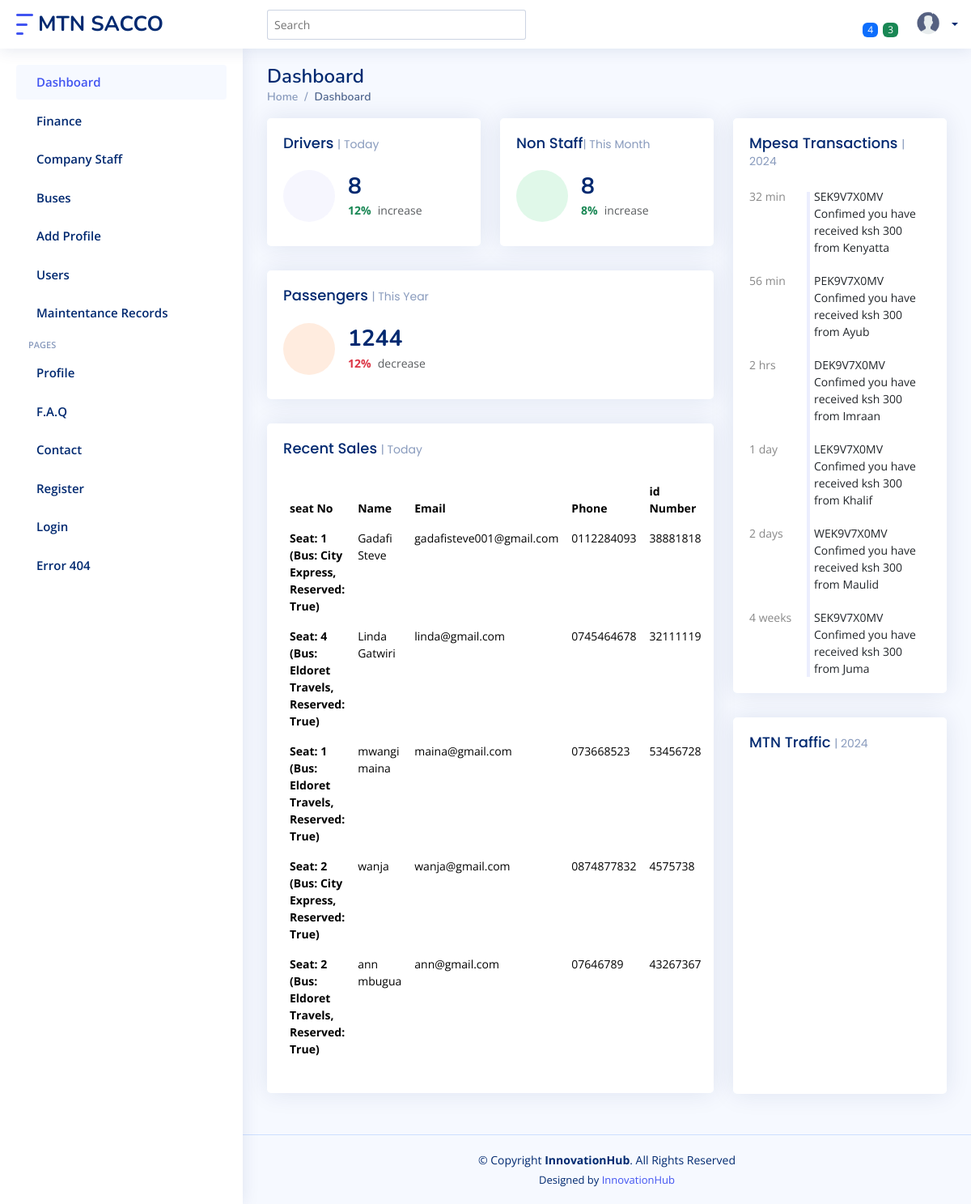
Page /admi_panel on the committed database.
### main/models.py (models this page shows, shortened)
class Booking(models.Model):
    seat = models.OneToOneField(Seat, on_delete=models.CASCADE)
    name = models.CharField(max_length=100)
    email = models.EmailField()
    phone = models.CharField(max_length=100)
    fare = models.DecimalField(max_digits=10 , decimal_places=2)
    identification_number = models.CharField(max_length=50)

class Seat(models.Model):
    bus_schedule = models.ForeignKey(
        TravelSchedule, on_delete=models.CASCADE, null=True, blank=True
    )
    seat_number = models.CharField(max_length=5)
    is_reserved = models.BooleanField(default=False)
    bus = models.ForeignKey(Bus, on_delete=models.CASCADE, null=True, blank=True)  # Link seat to bus
    reservation_time = models.DateTimeField(null=True, blank=True)
    def __str__(self):
          bus_name = self.bus.name if self.bus else "No Bus Assigned"
          return f"Seat: {self.seat_number} (Bus: {bus_name}, Reserved: {self.is_reserved})"
    class Meta:
        constraints = [
            models.UniqueConstraint(fields=['seat_number', 'bus'], name='unique_seat_per_bus')
        ]

class Bus(models.Model):
    name = models.CharField(max_length=50)
    plate_number=models.CharField(max_length=50 , unique=True)
    route = models.CharField(max_length=50)
    Driver = models.ForeignKey(Driver, on_delete=models.CASCADE)
    is_in_good = models.BooleanField(default=True)
    timeoftravel = models.CharField(max_length=50)
    fare = models.CharField(max_length=50)

### main/views.py (the view)
# urls.py: path('admi_panel', views.admin_panel, name='admin_panel'),
def admin_panel(request):
    dr = Driver.objects.all().count()
    ns = NonStaff.objects.all().count()
    passe = Booking.objects.all()
    d = {'passe':passe, 'ns':ns, 'dr':dr}
    return render(request, 'admin.html' , d)

### templates/admin.html (shortened to what this page needs)
{% extends 'base.html' %}
{% load static %}
{% block content %}
<main id="main" class="main">
    <div class="pagetitle">
      <h1>Dashboard</h1>
      <nav>
        <ol class="breadcrumb">
          <li class="breadcrumb-item"><a href="{% url 'index'%}">Home</a></li>
          <li class="breadcrumb-item active">Dashboard</li>
        </ol>
      </nav>
    </div>
    <section class="section dashboard">
      <div class="row">
        <div class="col-lg-8">
          <div class="row">
            <div class="col-xxl-4 col-md-6">
              <div class="card info-card sales-card">
                <div class="filter">
                  <a class="icon" href="#" data-bs-toggle="dropdown"></a>
                </div>
                <div class="card-body">
                  <h5 class="card-title">Drivers <span>| Today</span></h5>
                  <div class="d-flex align-items-center">
                    <div class="card-icon rounded-circle d-flex align-items-center justify-content-center">
                    </div>
                    <div class="ps-3">
                      <h6>{{dr}}</h6>
                      <span class="text-success small pt-1 fw-bold">12%</span> <span class="text-muted small pt-2 ps-1">increase</span>
                    </div>
                  </div>
                </div>
              </div>
            </div>
            <div class="col-xxl-4 col-md-6">
              <div class="card info-card revenue-card">
                <div class="filter">
                  <a class="icon" href="#" data-bs-toggle="dropdown"></a>
                </div>
                <div class="card-body">
                  <h5 class="card-title">Non Staff<span>| This Month</span></h5>
                  <div class="d-flex align-items-center">
                    <div class="card-icon rounded-circle d-flex align-items-center justify-content-center">
                    </div>
                    <div class="ps-3">
                      <h6>{{ns}}</h6>
                      <span class="text-success small pt-1 fw-bold">8%</span> <span class="text-muted small pt-2 ps-1">increase</span>
                    </div>
                  </div>
                </div>
              </div>
            </div>
            <div class="col-xxl-4 col-xl-12">
              <div class="card info-card customers-card">
                <div class="filter">
                  <a class="icon" href="#" data-bs-toggle="dropdown"></a>
                </div>
                <div class="card-body">
                  <h5 class="card-title">Passengers <span>| This Year</span></h5>
                  <div class="d-flex align-items-center">
                    <div class="card-icon rounded-circle d-flex align-items-center justify-content-center">
                    </div>
                    <div class="ps-3">
                      <h6>1244</h6>
                      <span class="text-danger small pt-1 fw-bold">12%</span> <span class="text-muted small pt-2 ps-1">decrease</span>
                    </div>
                  </div>
                </div>
              </div>
            </div>
            <div class="col-12">
              <div class="card recent-sales overflow-auto">
                <div class="filter">
                  <a class="icon" href="#" data-bs-toggle="dropdown"></a>
                </div>
                <div class="card-body">
                  <h5 class="card-title">Recent Sales <span>| Today</span></h5>
                  <table class="table table-borderless datatable">
                    <thead>
                      <tr>
                        <th scope="col">  seat No  </th>
                        <th scope="col">Name</th>
                        <th scope="col">Email</th>
                        <th scope="col" >Phone</th>
                        <th scope="col">id Number</th>
                        <th scope="col">Fare</th>
                      </tr>
                    </thead>
                    <tbody>
                        {% for i in passe %}
                      <tr>
                        <th scope="row">{{i.seat}}</th>
                        <td>{{i.name}}</td>
                        <td>{{i.email}}</td>
                        <td>{{i.phone}}</td>
                        <td>{{i.identification_number}}</td>
                        <td><span class="badge bg-success"> {{i.fare}} </span></td>
                      </tr>
                      {% endfor %}
                    </tbody>
                  </table>
                </div>
              </div>
            </div>
          </div>
        </div>
        <div class="col-lg-4">
          <div class="card">
            <div class="filter">
              <a class="icon" href="#" data-bs-toggle="dropdown"></a>
            </div>
            <div class="card-body">
              <h5 class="card-title">Mpesa Transactions <span>| 2024</span></h5>
              <div class="activity">
                <div class="activity-item d-flex">
                  <div class="activite-label">32 min</div>
                  <i class='bi bi-circle-fill activity-badge text-success align-self-start'></i>
                  <div class="activity-content">
                    SEK9V7X0MV Confimed you have received ksh 300 from Kenyatta
                  </div>
                </div>
                <div class="activity-item d-flex">
                  <div class="activite-label">56 min</div>
                  <i class='bi bi-circle-fill activity-badge text-danger align-self-start'></i>
                  <div class="activity-content">
                    PEK9V7X0MV Confimed you have received ksh 300 from Ayub
                  </div>
                </div>
                <div class="activity-item d-flex">
                  <div class="activite-label">2 hrs</div>
                  <i class='bi bi-circle-fill activity-badge text-primary align-self-start'></i>
                  <div class="activity-content">
                    DEK9V7X0MV Confimed you have received ksh 300 from Imraan
                  </div>
                </div>
                <div class="activity-item d-flex">
                  <div class="activite-label">1 day</div>
                  <i class='bi bi-circle-fill activity-badge text-info align-self-start'></i>
                  <div class="activity-content">
                    LEK9V7X0MV Confimed you have received ksh 300 from Khalif
                  </div>
                </div>
                <div class="activity-item d-flex">
                  <div class="activite-label">2 days</div>
                  <i class='bi bi-circle-fill activity-badge text-warning align-self-start'></i>
                  <div class="activity-content">
                    WEK9V7X0MV Confimed you have received ksh 300 from Maulid
                  </div>
                </div>
                <div class="activity-item d-flex">
                  <div class="activite-label">4 weeks</div>
                  <i class='bi bi-circle-fill activity-badge text-muted align-self-start'></i>
                  <div class="activity-content">
                    SEK9V7X0MV Confimed you have received ksh 300 from Juma
                  </div>
                </div>
              </div>
            </div>
          </div>
          <div class="card">
            <div class="filter">
              <a class="icon" href="#" data-bs-toggle="dropdown"></a>
            </div>
            <div class="card-body pb-0">
              <h5 class="card-title">MTN Traffic <span>| 2024</span></h5>
              <div id="trafficChart" style="min-height: 400px;" class="echart"></div>
            </div>
          </div>
        </div>
      </div>
    </section>
  </main>
  {% endblock content %}

### static/mtn/css/style.css (style rules this page uses)
:root { scroll-behavior: smooth; }
body { font-family: "Open Sans", sans-serif; background: #f6f9ff; color: #444444; }
h1, h2, h3, h4, h5, h6 { font-family: "Nunito", sans-serif; }
#main { margin-top: 60px; padding: 20px 30px; transition: all 0.3s; }
.pagetitle { margin-bottom: 10px; }
.pagetitle h1 { font-size: 24px; margin-bottom: 0; font-weight: 600; color: #012970; }
.card { margin-bottom: 30px; border: none; border-radius: 5px; box-shadow: 0px 0 30px rgba(1, 41, 112, 0.1); }
.card-title { padding: 20px 0 15px 0; font-size: 18px; font-weight: 500; color: #012970; font-family: "Poppins", sans-serif; }
.card-title span { color: #899bbd; font-size: 14px; font-weight: 400; }
.card-body { padding: 0 20px 20px 20px; }
.breadcrumb { font-size: 14px; font-family: "Nunito", sans-serif; color: #899bbd; font-weight: 600; }
.breadcrumb a { color: #899bbd; transition: 0.3s; }
.breadcrumb .breadcrumb-item::before { color: #899bbd; }
.breadcrumb .active { color: #51678f; font-weight: 600; }
@media (min-width: 1200px) { #main, #footer { margin-left: 300px; } }
.dashboard .filter { position: absolute; right: 0px; top: 15px; }
.dashboard .filter .icon { color: #aab7cf; padding-right: 20px; padding-bottom: 5px; transition: 0.3s; font-size: 16px; }
.dashboard .info-card { padding-bottom: 10px; }
.dashboard .info-card h6 { font-size: 28px; color: #012970; font-weight: 700; margin: 0; padding: 0; }
.dashboard .card-icon { font-size: 32px; line-height: 0; width: 64px; height: 64px; flex-shrink: 0; flex-grow: 0; }
.dashboard .sales-card .card-icon { color: #4154f1; background: #f6f6fe; }
.dashboard .revenue-card .card-icon { color: #2eca6a; background: #e0f8e9; }
.dashboard .customers-card .card-icon { color: #ff771d; background: #ffecdf; }
.dashboard .activity { font-size: 14px; }
.dashboard .activity .activity-item .activite-label { color: #888; position: relative; flex-shrink: 0; flex-grow: 0; min-width: 64px; }
.dashboard .activity .activity-item .activite-label::before { content: ""; position: absolute; right: -11px; width: 4px; top: 0; bottom: 0; background-color: #eceefe; }
.dashboard .activity .activity-item .activity-badge { margin-top: 3px; z-index: 1; font-size: 11px; line-height: 0; border-radius: 50%; flex-shrink: 0; border: 3px solid #fff; flex-grow: 0; }
.dashboard .activity .activity-item .activity-content { padding-left: 10px; padding-bottom: 20px; }
.dashboard .activity .activity-item:first-child .activite-label::before { top: 5px; }
.dashboard .activity .activity-item:last-child .activity-content { padding-bottom: 0; }
.dashboard .recent-sales { font-size: 14px; }
.dashboard .recent-sales .table thead { background: #f6f6fe; }
.dashboard .recent-sales .table thead th { border: 0; }

### rows in the picture
Booking: seat "Seat: 1 (Bus: City Express, Reserved: True)", name "Gadafi Steve", email "gadafisteve001@gmail.com", phone "0112284093", identification_number "38881818"
Booking: seat "Seat: 4 (Bus: Eldoret Travels, Reserved: True)", name "Linda Gatwiri", email "linda@gmail.com", phone "0745464678", identification_number "32111119"
Booking: seat "Seat: 1 (Bus: Eldoret Travels, Reserved: True)", name "mwangi maina", email "maina@gmail.com", phone "073668523", identification_number "53456728"
Booking: seat "Seat: 2 (Bus: City Express, Reserved: True)", name "wanja", email "wanja@gmail.com", phone "0874877832", identification_number "4575738"
Booking: seat "Seat: 2 (Bus: Eldoret Travels, Reserved: True)", name "ann mbugua", email "ann@gmail.com", phone "07646789", identification_number "43267367"

### other values in the picture
{{ dr }} "8"
{{ ns }} "8"
